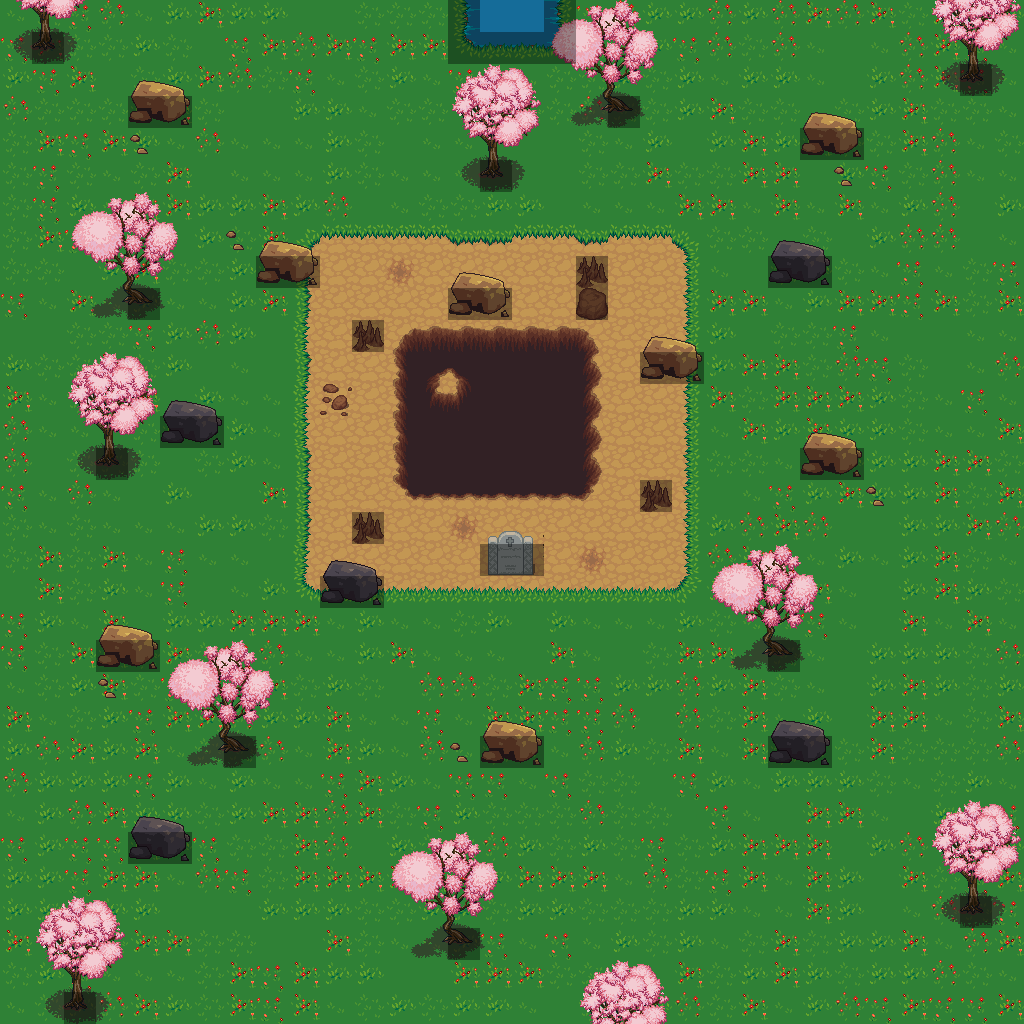

This is a level from a 2D game, rendered from its Tiled map with the project's own tilesets. A one-line summary and the map file follow, with tile-layer data summarised:
An orthogonal 32x32 tile map with 32x32 px tiles, 4 tile layers (background, background, foreground, collisions), 3 tilesets and 4 objects (3x teleport, message).

<map version="1.0" orientation="orthogonal" width="32" height="32" tilewidth="32" tileheight="32">
 <tileset firstgid="1" name="town" tilewidth="32" tileheight="32">
  <image source="../images/fantasy/outside/town.png" width="864" height="2112" />
 </tileset>
 <tileset firstgid="1783" name="cherry_blossom_trees" tilewidth="32" tileheight="32">
  <image source="../images/fantasy/outside/cherry_blossom_trees.png" width="224" height="128" />
 </tileset>
 <tileset firstgid="1811" name="tiled_collision" tilewidth="32" tileheight="32">
  <image source="../images/tiled_collision.png" width="480" height="32" />
 </tileset>
 <layer name="background" width="32" height="32">
  <data>[1024 cells, 1024 non-empty, 38 distinct tile ids]</data>
 </layer>
 <layer name="background" width="32" height="32">
  <data>[1024 cells, 81 non-empty, 18 distinct tile ids]</data>
 </layer>
 <layer name="foreground" width="32" height="32">
  <data>[1024 cells, 139 non-empty, 27 distinct tile ids]</data>
 </layer>
 <layer name="collisions" width="32" height="32">
  <data>[1024 cells, 50 non-empty, 1 distinct tile ids]</data>
 </layer>
 <objectgroup name="event" width="32" height="32">
  <object name="To Fields8" type="teleport" x="1003" y="7" width="17" height="1017">
   <properties>
    <property name="warp" value="fields8,50,500" />
   </properties>
  </object>
  <object name="Epitaph" type="message" x="484" y="547" width="52" height="28">
   <properties>
    <property name="text" value="&quot;Watch out for the giant hole!&quot;" />
   </properties>
  </object>
  <object name="To the Underworld" type="teleport" x="399" y="331" width="198" height="167">
   <properties>
    <property name="warp" value="fields1,475,385" />
   </properties>
  </object>
  <object name="To Fields4" type="teleport" x="-3" y="3" width="1035" height="17">
   <properties>
    <property name="warp" value="fields4,500,950" />
   </properties>
  </object>
 </objectgroup>
</map>
